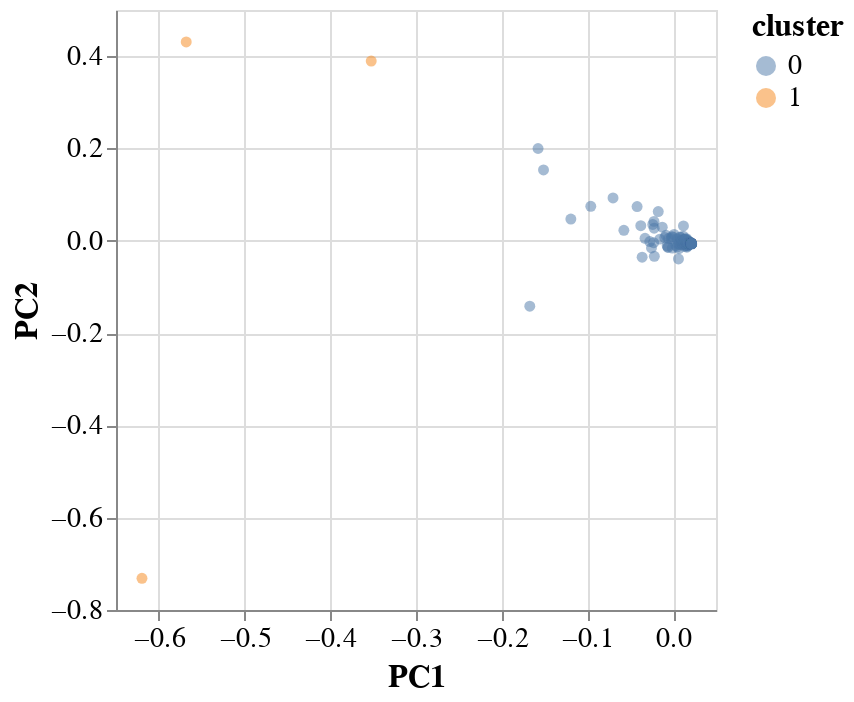

Write notebook code for a chart like this one.
### Code cell
np.random.seed(1210)
clust = KMeans(n_clusters = 2)
clust.fit(emission_c)
clust_labels = clust.predict(emission_c)
plot_df = pca.scores.iloc[:, 0:2].copy()
plot_df['cluster'] = clust_labels
alt.Chart(plot_df).mark_circle(opacity = 0.5).encode(
    x = alt.X('comp_00:Q', title = 'PC1'),
    y = alt.Y('comp_01:Q', title = 'PC2'),
    color = 'cluster:N'
).configure_axis(
    labelFontSize = 14,
    titleFontSize = 16
).configure_legend(
    labelFontSize = 14,
    titleFontSize = 16)

### Figure 1 — Vega-Lite specification as saved in the notebook (floating-point values rounded to 4 significant figures; data arrays with more than 128 entries replaced by an {"elided": "..."} marker saying what was removed)
{"config": {"view": {"continuousWidth": 300, "continuousHeight": 300}, "axis": {"labelFontSize": 14, "titleFontSize": 16}, "legend": {"labelFontSize": 14, "titleFontSize": 16}}, "data": {"name": "data-c4019f5fa0a9442ae9da7e3bbed3e30f"}, "mark": {"type": "circle", "opacity": 0.5}, "encoding": {"color": {"field": "cluster", "type": "nominal"}, "x": {"field": "comp_00", "title": "PC1", "type": "quantitative"}, "y": {"field": "comp_01", "title": "PC2", "type": "quantitative"}}, "$schema": "https://vega.github.io/schema/vega-lite/v5.14.1.json", "datasets": {"data-c4019f5fa0a9442ae9da7e3bbed3e30f": {"elided": "193 records"}}}
